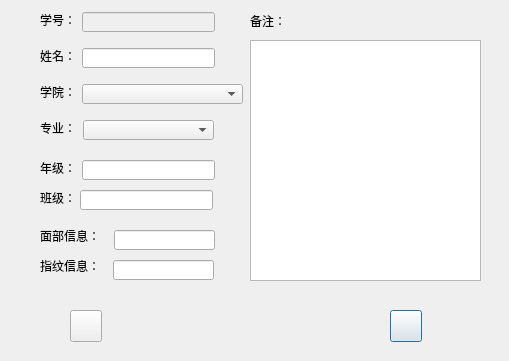
<?xml version="1.0" encoding="UTF-8"?>
<ui version="4.0">
 <class>Addstu</class>
 <widget class="QDialog" name="Addstu">
  <property name="geometry">
   <rect>
    <x>0</x>
    <y>0</y>
    <width>509</width>
    <height>361</height>
   </rect>
  </property>
  <property name="windowTitle">
   <string>添加学生</string>
  </property>
  <widget class="QLabel" name="label_6">
   <property name="geometry">
    <rect>
     <x>40</x>
     <y>84</y>
     <width>36</width>
     <height>16</height>
    </rect>
   </property>
   <property name="text">
    <string>学院：</string>
   </property>
  </widget>
  <widget class="QPushButton" name="pushButtonSave">
   <property name="geometry">
    <rect>
     <x>390</x>
     <y>310</y>
     <width>32</width>
     <height>32</height>
    </rect>
   </property>
   <property name="text">
    <string/>
   </property>
   <property name="icon">
    <iconset resource="../image/image.qrc">
     <normaloff>:/new/prefix1/save.gif</normaloff>:/new/prefix1/save.gif</iconset>
   </property>
   <property name="iconSize">
    <size>
     <width>32</width>
     <height>32</height>
    </size>
   </property>
  </widget>
  <widget class="QComboBox" name="comboBoxDept">
   <property name="geometry">
    <rect>
     <x>82</x>
     <y>84</y>
     <width>161</width>
     <height>20</height>
    </rect>
   </property>
  </widget>
  <widget class="QLabel" name="label_2">
   <property name="geometry">
    <rect>
     <x>40</x>
     <y>48</y>
     <width>36</width>
     <height>16</height>
    </rect>
   </property>
   <property name="text">
    <string>姓名：</string>
   </property>
  </widget>
  <widget class="QLineEdit" name="lineEditStuName">
   <property name="enabled">
    <bool>true</bool>
   </property>
   <property name="geometry">
    <rect>
     <x>82</x>
     <y>48</y>
     <width>133</width>
     <height>20</height>
    </rect>
   </property>
  </widget>
  <widget class="QLineEdit" name="lineEditClass">
   <property name="enabled">
    <bool>true</bool>
   </property>
   <property name="geometry">
    <rect>
     <x>80</x>
     <y>190</y>
     <width>133</width>
     <height>20</height>
    </rect>
   </property>
  </widget>
  <widget class="QPushButton" name="pushButtonBack">
   <property name="geometry">
    <rect>
     <x>70</x>
     <y>310</y>
     <width>32</width>
     <height>32</height>
    </rect>
   </property>
   <property name="text">
    <string/>
   </property>
   <property name="icon">
    <iconset resource="../image/image.qrc">
     <normaloff>:/new/prefix1/back.gif</normaloff>:/new/prefix1/back.gif</iconset>
   </property>
   <property name="iconSize">
    <size>
     <width>32</width>
     <height>32</height>
    </size>
   </property>
  </widget>
  <widget class="QLineEdit" name="lineEditStuid">
   <property name="enabled">
    <bool>false</bool>
   </property>
   <property name="geometry">
    <rect>
     <x>82</x>
     <y>12</y>
     <width>133</width>
     <height>20</height>
    </rect>
   </property>
  </widget>
  <widget class="QLabel" name="label">
   <property name="geometry">
    <rect>
     <x>40</x>
     <y>12</y>
     <width>36</width>
     <height>16</height>
    </rect>
   </property>
   <property name="text">
    <string>学号：</string>
   </property>
  </widget>
  <widget class="QLabel" name="label_5">
   <property name="geometry">
    <rect>
     <x>40</x>
     <y>190</y>
     <width>36</width>
     <height>16</height>
    </rect>
   </property>
   <property name="text">
    <string>班级：</string>
   </property>
  </widget>
  <widget class="QLabel" name="label_7">
   <property name="geometry">
    <rect>
     <x>40</x>
     <y>120</y>
     <width>36</width>
     <height>16</height>
    </rect>
   </property>
   <property name="text">
    <string>专业：</string>
   </property>
  </widget>
  <widget class="QComboBox" name="comboBoxMajor">
   <property name="geometry">
    <rect>
     <x>83</x>
     <y>120</y>
     <width>131</width>
     <height>20</height>
    </rect>
   </property>
  </widget>
  <widget class="QLineEdit" name="lineEditGrade">
   <property name="enabled">
    <bool>true</bool>
   </property>
   <property name="geometry">
    <rect>
     <x>82</x>
     <y>160</y>
     <width>133</width>
     <height>20</height>
    </rect>
   </property>
   <property name="text">
    <string/>
   </property>
  </widget>
  <widget class="QLabel" name="label_8">
   <property name="geometry">
    <rect>
     <x>40</x>
     <y>160</y>
     <width>36</width>
     <height>16</height>
    </rect>
   </property>
   <property name="text">
    <string>年级：</string>
   </property>
  </widget>
  <widget class="QLabel" name="label_3">
   <property name="geometry">
    <rect>
     <x>250</x>
     <y>15</y>
     <width>36</width>
     <height>12</height>
    </rect>
   </property>
   <property name="text">
    <string>备注：</string>
   </property>
  </widget>
  <widget class="QPlainTextEdit" name="plainTextEdit">
   <property name="geometry">
    <rect>
     <x>250</x>
     <y>40</y>
     <width>231</width>
     <height>241</height>
    </rect>
   </property>
  </widget>
  <widget class="QLineEdit" name="lineEditFinger">
   <property name="enabled">
    <bool>true</bool>
   </property>
   <property name="geometry">
    <rect>
     <x>113</x>
     <y>260</y>
     <width>101</width>
     <height>20</height>
    </rect>
   </property>
  </widget>
  <widget class="QLineEdit" name="lineEditFace">
   <property name="enabled">
    <bool>true</bool>
   </property>
   <property name="geometry">
    <rect>
     <x>114</x>
     <y>230</y>
     <width>101</width>
     <height>20</height>
    </rect>
   </property>
   <property name="text">
    <string/>
   </property>
  </widget>
  <widget class="QLabel" name="label_9">
   <property name="geometry">
    <rect>
     <x>40</x>
     <y>260</y>
     <width>60</width>
     <height>12</height>
    </rect>
   </property>
   <property name="text">
    <string>指纹信息：</string>
   </property>
  </widget>
  <widget class="QLabel" name="label_10">
   <property name="geometry">
    <rect>
     <x>40</x>
     <y>230</y>
     <width>60</width>
     <height>12</height>
    </rect>
   </property>
   <property name="text">
    <string>面部信息：</string>
   </property>
  </widget>
 </widget>
 <tabstops>
  <tabstop>lineEditStuid</tabstop>
  <tabstop>lineEditStuName</tabstop>
  <tabstop>comboBoxDept</tabstop>
  <tabstop>comboBoxMajor</tabstop>
  <tabstop>lineEditGrade</tabstop>
  <tabstop>lineEditClass</tabstop>
  <tabstop>lineEditFace</tabstop>
  <tabstop>lineEditFinger</tabstop>
  <tabstop>plainTextEdit</tabstop>
  <tabstop>pushButtonSave</tabstop>
  <tabstop>pushButtonBack</tabstop>
 </tabstops>
 <resources>
  <include location="../image/image.qrc"/>
 </resources>
 <connections/>
</ui>
